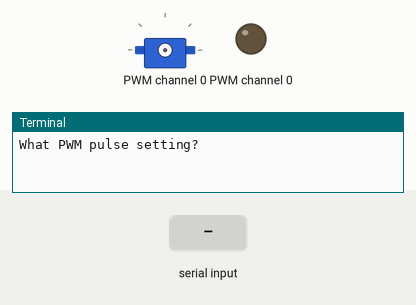
Recording of a program running on a simulated Raspberry Pi (BCM pin numbers). On the bench: servo, output pins drawn as LEDs (lit = HIGH), the last lines printed to the terminal. Inputs (shaded band) come from the test bench. Servo angles are drawn from the pulse width (0.5 ms = 0°, 2.5 ms = 180°); pins used as bus, display or sensor lines are not drawn.

Above: at 1.2 s.
1.3 s: "5" typed at the terminal, then Enter
At 2.3 s:
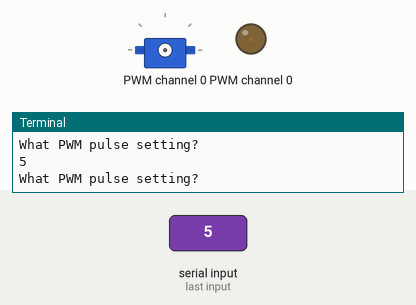
2.8 s: "90" typed at the terminal, then Enter
4.3 s: "200" typed at the terminal, then Enter
At 4.6 s:
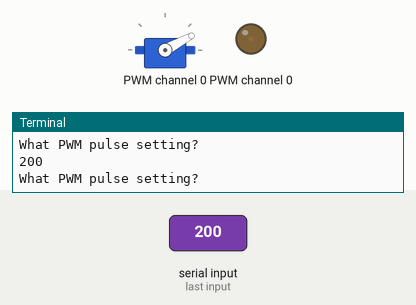
Timing chart, 0 to 7.3 s (numbered marks = the images above; inputs shaded):
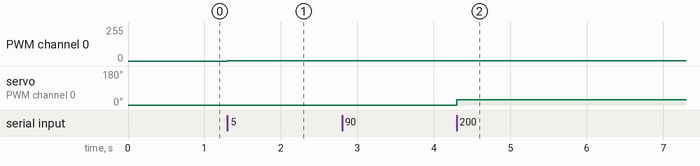

Measured:
- after the input at 1.3 s, PWM channel 0: 0/255 → 1/255 at once
- after the input at 4.3 s, servo on PWM channel 0: 0° → 28° at once

The program:

calibrate_throttle.py
```python
# NOTE! NOTE! NOTE! NOTE! NOTE! NOTE! NOTE! NOTE! NOTE! NOTE!
# This code is modeled after scripts/calibrate.py in https://github.com/wroscoe/donkey
# NOTE! NOTE! NOTE! NOTE! NOTE! NOTE! NOTE! NOTE! NOTE! NOTE!

# Run this script to test what PWM pulse values will work for the car's throttle
# control. When you run the script, you'll be prompted to enter PWM test values.
# Start at 400 and note what the motor does. Then increase the
# value until you find the value at which the motor is running at maximum forward
# speed (max_pulse). Then decrease the value until the motors stop (zero_pulse)
# and then keep decreasing the value until the motors is running at maximum
# reverse speed (min_pulse). For reference, I got min_pulse = 300, max_pulse = 500
# and zero_pulse = 400.

import Adafruit_PCA9685

channel = 0 # (1: steering servo, 0: throttle)
pwm_frequency = 60 # (60 Hz is a standard choice for servos)

# initialise the PCA9685 using the default address (0x40).
driver = Adafruit_PCA9685.PCA9685()
# set the PWM frequency:
driver.set_pwm_freq(pwm_frequency)

for i in range(10):
	# ask the user for a new PWM pulse value:
	pwm_pulse = int(input("What PWM pulse setting? "))
	# set the provided PWM pulse:
	driver.set_pwm(channel, 0, pwm_pulse)
```
